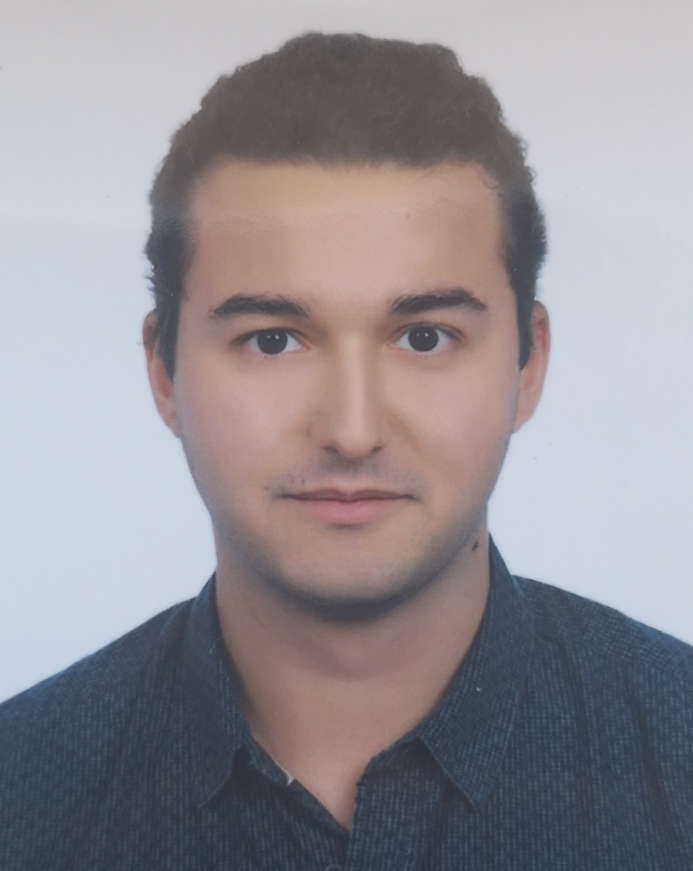
%> input picture BURAK_BÜYÜKYÜKSEL.jpg, 1385 x 1741 px (shown at 1/2 size)
$ octave main.m   (GNU Octave 9; MATLAB toolbox functions it lacks are replaced by stand-ins)
%> lines starting %> are read from the running program, lines starting %| are printed output that depends on the picture
clc, clear, close all

[I,map] = imread('BURAK_BÜYÜKYÜKSEL.jpg');
%> I is the input picture: size 1741x1385x3 uint8; mean R, G, B 146.7, 142.9, 148.4
%> map = []
I = imresize(I, 0.2)
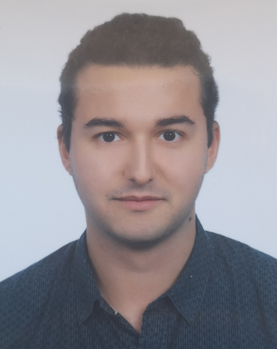
%> I: size 349x277x3 uint8; mean R, G, B 146.7, 142.9, 148.3
I = imrotate(I, 180);
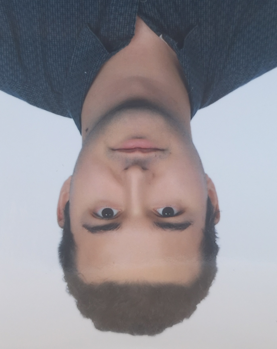
%> I: size 349x277x3 uint8; mean R, G, B 146.7, 142.9, 148.3; mean of the top-left, top-right, bottom-left and bottom-right quarters 117.4, 125.3, 171.3, 169.7
sharp = zeros(3);
sharp(2,2) = 1;
sharp = (2 * sharp) - ((1/9) * ones(3));
tt = imfilter(I, sharp, 'same');
figure; imshow(tt, []);

res = rgb2gray(tt);
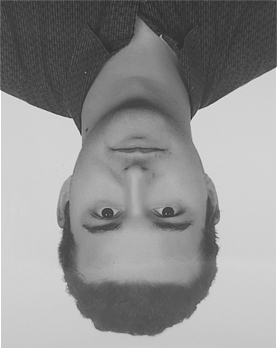
%> res: size 349x277 uint8; min 39, max 255, mean 145.2

%res = imresize(Igray, 0.2);
%tt = imresize(tt, 0.2);
figure; imshow(res);
res = imrotate(res, 180);
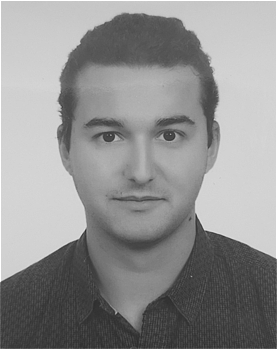
%> res: size 349x277 uint8; min 39, max 255, mean 145.2; mean of the top-left, top-right, bottom-left and bottom-right quarters 169.8, 171.1, 124, 116.1
mask = uint8(ones(size(res)) * 255);

figure;surf(1:size(res,2), 1:size(res,1), 255- res, I);
%> after `surf(1:size(res,2), 1:size(res,1), 255- res, I)`:
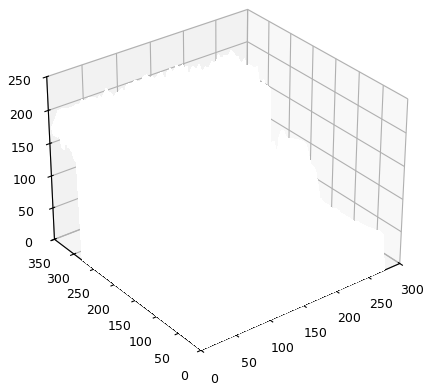
%> figure redrawn from the program's plot data

%figure; mesh(mask -res);
